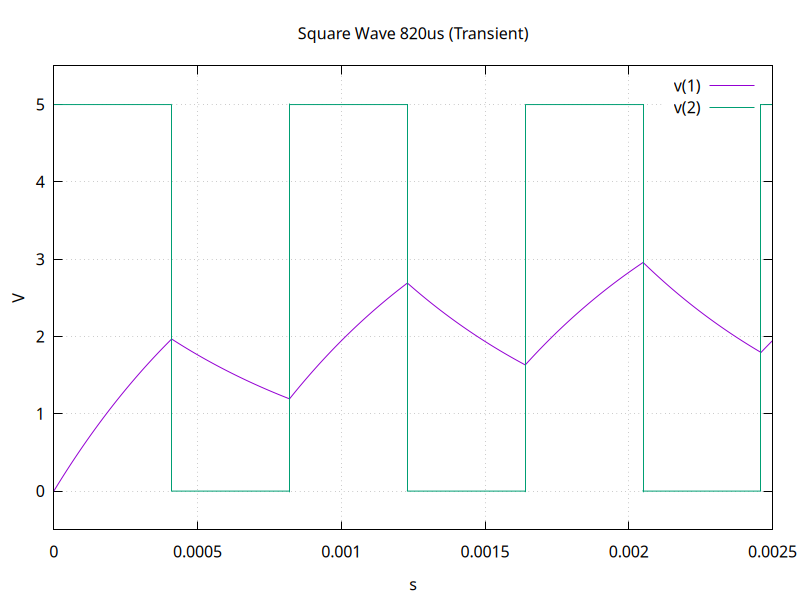

This figure's gnuplot source:
set terminal pngcairo size 800,600
set output 'sq2_trans.png'
set encoding utf8
set termoption noenhanced
set title "Square Wave 820us (Transient)"
set xlabel "s"
set ylabel "V"
set grid
unset logscale x 
set xrange [0.000000e+00:2.500000e-03]
unset logscale y 
set yrange [-0.5:5.5]
set format y "%g"
set format x "%g"
plot 'sq2_trans.txt' using 1:2 with lines lw 1 title "v(1)",\
'sq2_trans.txt' using 3:4 with lines lw 1 title "v(2)"
